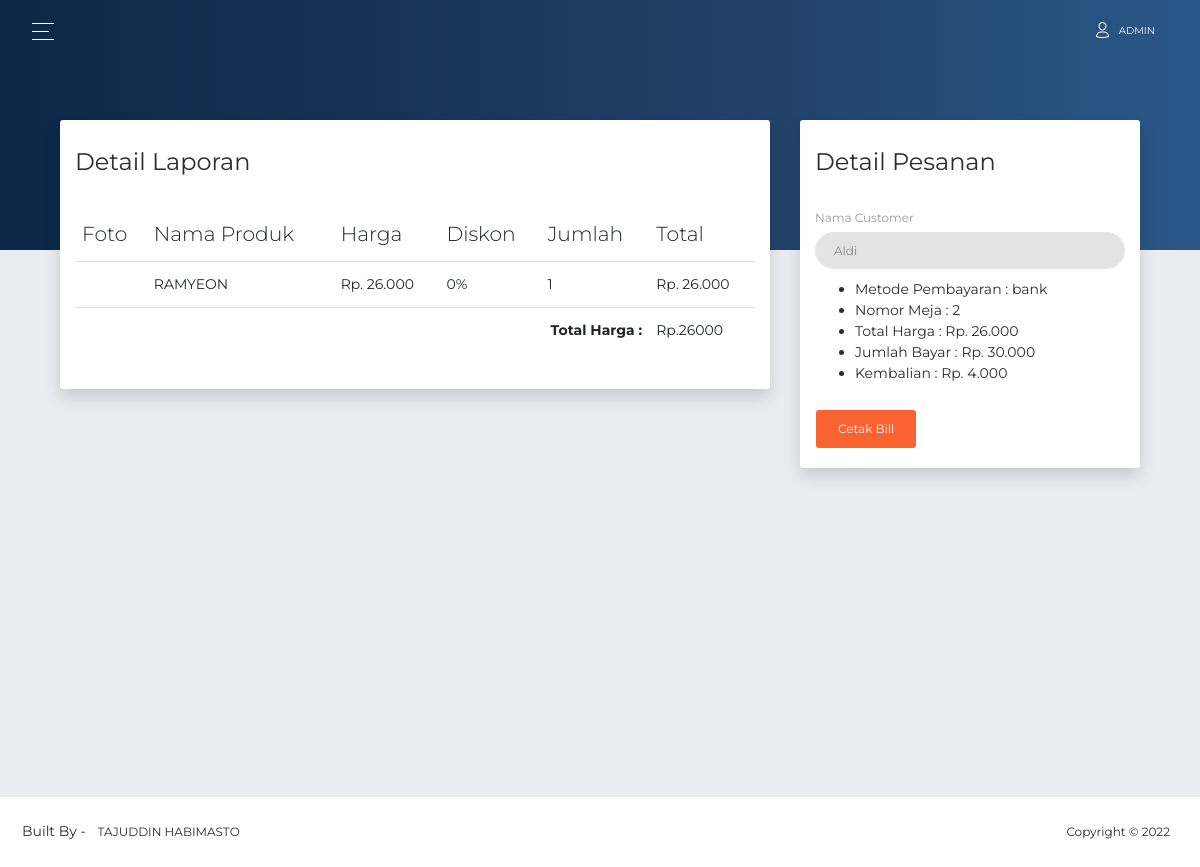
Page /admin/index.php?p=detail-laporan&id=63 (signed in) on the committed database.
### tables this page shows
CREATE TABLE `detail_transaksi` (
  `id_detail` int(11) NOT NULL,
  `id_transaksi` int(11) NOT NULL,
  `id_produk` int(11) NOT NULL,
  `id_diskon` int(11) NOT NULL,
  `jumlah` int(11) NOT NULL,
  `total_harga` double NOT NULL
);

CREATE TABLE `produk` (
  `id_produk` int(11) NOT NULL,
  `kategori_produk` varchar(50) NOT NULL,
  `nama_produk` varchar(100) NOT NULL,
  `detail_produk` varchar(300) NOT NULL,
  `harga_produk` double NOT NULL,
  `foto_produk` varchar(100) NOT NULL
);

CREATE TABLE `transaksi` (
  `id_transaksi` int(11) NOT NULL,
  `id_user` varchar(100) NOT NULL,
  `id_admin` int(11) NOT NULL,
  `metode_bayar` varchar(100) NOT NULL,
  `no_meja` int(11) NOT NULL,
  `status_transaksi` varchar(100) NOT NULL,
  `jumlah_transaksi` double NOT NULL,
  `jumlah_dibayar` double NOT NULL,
  `tanggal_transaksi` date NOT NULL
);

CREATE TABLE `user` (
  `no` int(11) NOT NULL,
  `id_user` varchar(100) NOT NULL,
  `nama_user` varchar(100) NOT NULL
);

### system/system.php (called while the page is built, shortened)
<?php
class koneksi{
    public $conn;
    function __construct()
    {
       $this->conn =  mysqli_connect("localhost", "root","","u6972820_cafe");
    }
function select($query){
    $result = mysqli_query( $this->conn , $query);
    return mysqli_fetch_assoc($result);
}
function selectAll($query){
    $result = mysqli_query( $this->conn , $query);
    $rows = [];
    while ($row = mysqli_fetch_assoc($result) )
    {
        $rows[] = $row;
    }
    return $rows;
}
}
?>

### admin/pages/laporan/detail_laporan.php (the view, shortened to what this page needs)
 <?php
@$id_transaksi = $_GET["id"];
$trs = $koneksi->select("SELECT * FROM transaksi,user WHERE transaksi.id_user = user.id_user AND id_transaksi = $id_transaksi ");
?>
<div class="content container " style="margin-top: -130px;">
<div class="row">
<div class="float-left col-md-8 ">
<div class="card shadow ">
  <div class="card-header">
        <h4 class="card-title">Detail Laporan</h4>
    </div>
    <div class="card-body">
    <div class="table-responsive">
    <form method="POST">
    <table class="table align-items-center table-flush" >
    <thead>
        <tr>
            <th>Foto</th>
            <th>Nama Produk</th>
            <th>Harga</th>
            <th>Diskon</th>
            <th>Jumlah</th>
            <th>Total</th>
        </tr>
    </thead>
    <tbody>
      <?php
     $query = $koneksi->selectAll("SELECT * FROM detail_transaksi WHERE id_transaksi = '$id_transaksi' ");
 	foreach($query as $row):
    $id_pdk = $row['id_produk'];
    $row1 = $koneksi->select("SELECT * FROM produk WHERE id_produk = '$id_pdk' ");
 ?>
   <tr>
   		<td><img src="img/produk/<?php echo $row1['foto_produk'];  ?>" alt="" width="40px"></td>
   		<td> <?php echo $row1['nama_produk']; ?> </td>
       <?php if($row['id_diskon'] != 0) {
         $id_dk = $row['id_diskon'];
          $query_diskon = $koneksi->select("SELECT * FROM diskon WHERE id_diskon = $id_dk");
          $total_diskon = ($query_diskon['jumlah_diskon'] / 100) * $row1['harga_produk'] ;
          $harga_pdk = $row1['harga_produk'] - $total_diskon;
        ?>
   		<td>Rp. <?php echo number_format($harga_pdk,0,",",".");  ?> </td>
   		<td> <?php echo $query_diskon['jumlah_diskon']  ?>%</td>
       <?php }else{
         $harga_pdk = $row1['harga_produk'];
         ?>
       <td>Rp. <?php echo number_format($harga_pdk,0,",",".");  ?> </td>
       <td>0% </td>
       <?php } ?>
        <td > <?php echo $row['jumlah']; ?></td>
        <td> Rp. <?php $total = $harga_pdk * $row['jumlah']; echo number_format($total,0,",",".");  ?> </td>
   </tr>
 	<?php
	 	endforeach;
 	 ?>
 	<tr>
 		<td colspan="5" style="text-align:right; font-weight:bold">
         Total Harga :
 		</td>
 		<td> Rp.<?= $trs['jumlah_transaksi'] ?> </td>
 	</tr>
    </tbody>
</table>
    </form>
</div>
  </div>
</div>
</div>
<div class="float-right col-md-4 ">
<div class="card shadow ">
  <div class="card-header">
        <h4 class="card-title">Detail Pesanan</h4>
    </div>
    <div class="card-body">
    <form action="" method="POST">
    <div class="form-group">
      <label for="">Nama Customer</label>
      <input type="text" disabled class="form-control" value="<?= $trs['nama_user'] ?>" name="user">
    </div>
    <div class="form-group">
    <ul>
    <li>Metode Pembayaran : <?= $trs['metode_bayar'] ?></li>
    <li>Nomor Meja        : <?= $trs['no_meja'] ?></li>
    <li>Total Harga       : Rp. <?= number_format($trs['jumlah_transaksi'] ,0,",",".");?></li>
    <li>Jumlah Bayar       : Rp. <?= number_format($trs['jumlah_dibayar'] ,0,",",".");  ?></li>
    <li>Kembalian        : Rp. <?php $kmbl = $trs['jumlah_dibayar'] - $trs['jumlah_transaksi']; echo number_format($kmbl,0,",",".");  ?></li>
    </ul>
    </div>
    </form>
    <a href="pages/laporan/cetak_invoice.php?id=<?= $id_transaksi ?>" target="blank" class="btn btn-primary ">Cetak Bill</a>
  </div>
  </div>
  </div>
        </div>
        </div>

### rows in the picture
detail_transaksi: id_produk.nama_produk "RAMYEON", id_produk.harga_produk "26.000", jumlah "1", total "26.000"
transaksi: jumlah_transaksi "26000", user "Aldi", metode_bayar "bank", no_meja "2", jumlah_transaksi "26.000", jumlah_dibayar "30.000", kmbl "4.000"

### other values in the picture
$_SESSION['username'] "ADMIN"
